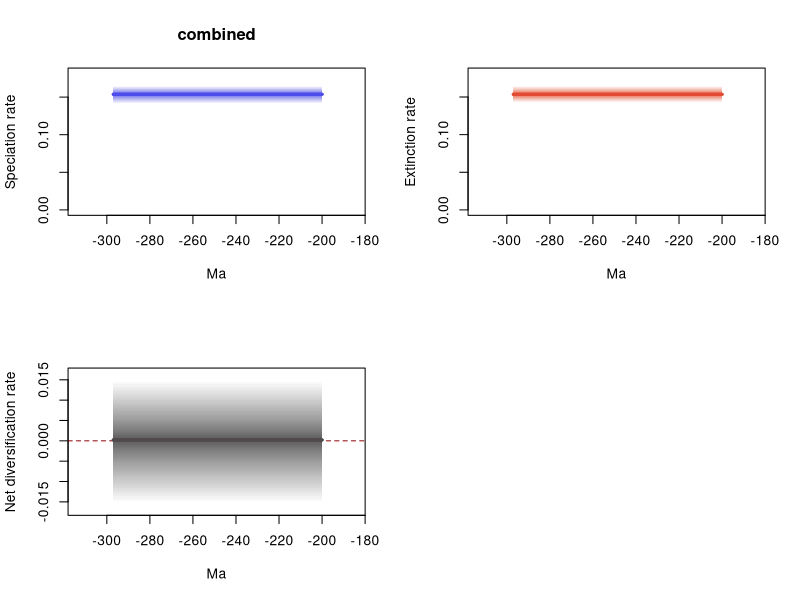

Here is the R script that generated this plot:
# 1 files combined:
# 	C:\Users\SimoesLabAdmin\Documents\BDNN_Arielli\reptilia\mcmc_predictors\B_covar_mcmc\combined_logs_resample_100/combined_10_marginal_rates.log

# 95% HPDs calculated using code from Biopy (https://www.cs.auckland.ac.nz/~yhel002/biopy/)

pdf(file='C:/Users/SimoesLabAdmin/Documents/BDNN_Arielli/reptilia/mcmc_predictors/B_covar_mcmc/combined_logs_resample_100/combined_10_marginal_rates_RTT.pdf',width=10.8, height=8.4)
par(mfrow=c(2,2))
library(scales)
plot_RTT <- function (age,hpd_M,hpd_m,mean_m,color){
    N=100
    beta=(1:(N-1))/N
    alpha_shape=0.25
    cat=1-(beta^(1./alpha_shape))
    for (i in 1:(N-1)){
        trans= 1/N + 2/N
        polygon(c(age, rev(age)), c(hpd_M-((hpd_M-mean_m)*cat[i]), rev(hpd_m+((mean_m-hpd_m)*cat[i]))), col = alpha(color,trans), border = NA)
    }
    lines(rev(age), rev(mean_m), col = color, lwd=3)
}
    
L_hpd_m95=c(NA, NA,NA,NA,NA,NA,NA,NA,NA,NA,NA,NA,NA,NA,NA,NA,NA,NA,NA,NA,NA,NA,NA,NA,NA,NA,NA,NA,NA,NA,NA,NA,NA,NA,NA,NA,NA,NA,NA,NA,NA,NA,NA,NA,NA,NA,NA,NA,NA,NA,NA,NA,NA,NA,NA,NA,NA,NA,NA,NA,NA,NA,NA,NA,NA,NA,NA,NA,NA,NA,NA,NA,NA,NA,NA,NA,NA,NA,NA,NA,NA,NA,NA,NA,NA,NA,NA,NA,NA,NA,NA,NA,NA,NA,NA,NA,NA,NA,NA,NA,NA,NA,NA,NA,NA,NA,NA,NA,NA,NA,NA,NA,NA,NA,NA,NA,NA,NA,NA,NA,NA,NA,NA,NA,NA,NA,NA,NA,NA,NA,NA,NA,NA,NA,NA,NA,NA,NA,NA,NA,NA,NA,NA,NA,NA,NA,NA,NA,NA,NA,NA,NA,NA,NA,NA,NA,NA,NA,NA,NA,NA,NA,NA,NA,NA,NA,NA,NA,NA,NA,NA,NA,NA,NA,NA,NA,NA,NA,NA,NA,NA,NA,NA,NA,NA,NA,NA,NA,NA,NA,NA,NA,NA,NA,NA,NA,NA,NA,NA,NA,0.141296,0.141296,0.141296,0.141296,0.141296,0.141296,0.141296,0.141296,0.141296,0.141296,0.141296,0.141296,0.141296,0.141296,0.141296,0.141296,0.141296,0.141296,0.141296,0.141296,0.141296,0.141296,0.141296,0.141296,0.141296,0.141296,0.141296,0.141296,0.141296,0.141296,0.141296,0.141296,0.141296,0.141296,0.141296,0.141296,0.141296,0.141296,0.141296,0.141296,0.141296,0.141296,0.141296,0.141296,0.141296,0.141296,0.141296,0.141296,0.141296,0.141296,0.141296,0.141296,0.141296,0.141296,0.141296,0.141296,0.141296,0.141296,0.141296,0.141296,0.141296,0.141296,0.141296,0.141296,0.141296,0.141296,0.141296,0.141296,0.141296,0.141296,0.141296,0.141296,0.141296,0.141296,0.141296,0.141296,0.141296,0.141296,0.141296,0.141296,0.141296,0.141296,0.141296,0.141296,0.141296,0.141296,0.141296,0.141296,0.141296,0.141296,0.141296,0.141296,0.141296,0.141296,0.141296,0.141296,0.141296,0.141296)
L_hpd_M95=c(NA, NA,NA,NA,NA,NA,NA,NA,NA,NA,NA,NA,NA,NA,NA,NA,NA,NA,NA,NA,NA,NA,NA,NA,NA,NA,NA,NA,NA,NA,NA,NA,NA,NA,NA,NA,NA,NA,NA,NA,NA,NA,NA,NA,NA,NA,NA,NA,NA,NA,NA,NA,NA,NA,NA,NA,NA,NA,NA,NA,NA,NA,NA,NA,NA,NA,NA,NA,NA,NA,NA,NA,NA,NA,NA,NA,NA,NA,NA,NA,NA,NA,NA,NA,NA,NA,NA,NA,NA,NA,NA,NA,NA,NA,NA,NA,NA,NA,NA,NA,NA,NA,NA,NA,NA,NA,NA,NA,NA,NA,NA,NA,NA,NA,NA,NA,NA,NA,NA,NA,NA,NA,NA,NA,NA,NA,NA,NA,NA,NA,NA,NA,NA,NA,NA,NA,NA,NA,NA,NA,NA,NA,NA,NA,NA,NA,NA,NA,NA,NA,NA,NA,NA,NA,NA,NA,NA,NA,NA,NA,NA,NA,NA,NA,NA,NA,NA,NA,NA,NA,NA,NA,NA,NA,NA,NA,NA,NA,NA,NA,NA,NA,NA,NA,NA,NA,NA,NA,NA,NA,NA,NA,NA,NA,NA,NA,NA,NA,NA,NA,0.164889,0.164889,0.164889,0.164889,0.164889,0.164889,0.164889,0.164889,0.164889,0.164889,0.164889,0.164889,0.164889,0.164889,0.164889,0.164889,0.164889,0.164889,0.164889,0.164889,0.164889,0.164889,0.164889,0.164889,0.164889,0.164889,0.164889,0.164889,0.164889,0.164889,0.164889,0.164889,0.164889,0.164889,0.164889,0.164889,0.164889,0.164889,0.164889,0.164889,0.164889,0.164889,0.164889,0.164889,0.164889,0.164889,0.164889,0.164889,0.164889,0.164889,0.164889,0.164889,0.164889,0.164889,0.164889,0.164889,0.164889,0.164889,0.164889,0.164889,0.164889,0.164889,0.164889,0.164889,0.164889,0.164889,0.164889,0.164889,0.164889,0.164889,0.164889,0.164889,0.164889,0.164889,0.164889,0.164889,0.164889,0.164889,0.164889,0.164889,0.164889,0.164889,0.164889,0.164889,0.164889,0.164889,0.164889,0.164889,0.164889,0.164889,0.164889,0.164889,0.164889,0.164889,0.164889,0.164889,0.164889,0.164889)
M_hpd_m95=c(NA, NA,NA,NA,NA,NA,NA,NA,NA,NA,NA,NA,NA,NA,NA,NA,NA,NA,NA,NA,NA,NA,NA,NA,NA,NA,NA,NA,NA,NA,NA,NA,NA,NA,NA,NA,NA,NA,NA,NA,NA,NA,NA,NA,NA,NA,NA,NA,NA,NA,NA,NA,NA,NA,NA,NA,NA,NA,NA,NA,NA,NA,NA,NA,NA,NA,NA,NA,NA,NA,NA,NA,NA,NA,NA,NA,NA,NA,NA,NA,NA,NA,NA,NA,NA,NA,NA,NA,NA,NA,NA,NA,NA,NA,NA,NA,NA,NA,NA,NA,NA,NA,NA,NA,NA,NA,NA,NA,NA,NA,NA,NA,NA,NA,NA,NA,NA,NA,NA,NA,NA,NA,NA,NA,NA,NA,NA,NA,NA,NA,NA,NA,NA,NA,NA,NA,NA,NA,NA,NA,NA,NA,NA,NA,NA,NA,NA,NA,NA,NA,NA,NA,NA,NA,NA,NA,NA,NA,NA,NA,NA,NA,NA,NA,NA,NA,NA,NA,NA,NA,NA,NA,NA,NA,NA,NA,NA,NA,NA,NA,NA,NA,NA,NA,NA,NA,NA,NA,NA,NA,NA,NA,NA,NA,NA,NA,NA,NA,NA,NA,0.1426,0.1426,0.1426,0.1426,0.1426,0.1426,0.1426,0.1426,0.1426,0.1426,0.1426,0.1426,0.1426,0.1426,0.1426,0.1426,0.1426,0.1426,0.1426,0.1426,0.1426,0.1426,0.1426,0.1426,0.1426,0.1426,0.1426,0.1426,0.1426,0.1426,0.1426,0.1426,0.1426,0.1426,0.1426,0.1426,0.1426,0.1426,0.1426,0.1426,0.1426,0.1426,0.1426,0.1426,0.1426,0.1426,0.1426,0.1426,0.1426,0.1426,0.1426,0.1426,0.1426,0.1426,0.1426,0.1426,0.1426,0.1426,0.1426,0.1426,0.1426,0.1426,0.1426,0.1426,0.1426,0.1426,0.1426,0.1426,0.1426,0.1426,0.1426,0.1426,0.1426,0.1426,0.1426,0.1426,0.1426,0.1426,0.1426,0.1426,0.1426,0.1426,0.1426,0.1426,0.1426,0.1426,0.1426,0.1426,0.1426,0.1426,0.1426,0.1426,0.1426,0.1426,0.1426,0.1426,0.1426,0.1426)
M_hpd_M95=c(NA, NA,NA,NA,NA,NA,NA,NA,NA,NA,NA,NA,NA,NA,NA,NA,NA,NA,NA,NA,NA,NA,NA,NA,NA,NA,NA,NA,NA,NA,NA,NA,NA,NA,NA,NA,NA,NA,NA,NA,NA,NA,NA,NA,NA,NA,NA,NA,NA,NA,NA,NA,NA,NA,NA,NA,NA,NA,NA,NA,NA,NA,NA,NA,NA,NA,NA,NA,NA,NA,NA,NA,NA,NA,NA,NA,NA,NA,NA,NA,NA,NA,NA,NA,NA,NA,NA,NA,NA,NA,NA,NA,NA,NA,NA,NA,NA,NA,NA,NA,NA,NA,NA,NA,NA,NA,NA,NA,NA,NA,NA,NA,NA,NA,NA,NA,NA,NA,NA,NA,NA,NA,NA,NA,NA,NA,NA,NA,NA,NA,NA,NA,NA,NA,NA,NA,NA,NA,NA,NA,NA,NA,NA,NA,NA,NA,NA,NA,NA,NA,NA,NA,NA,NA,NA,NA,NA,NA,NA,NA,NA,NA,NA,NA,NA,NA,NA,NA,NA,NA,NA,NA,NA,NA,NA,NA,NA,NA,NA,NA,NA,NA,NA,NA,NA,NA,NA,NA,NA,NA,NA,NA,NA,NA,NA,NA,NA,NA,NA,NA,0.16472,0.16472,0.16472,0.16472,0.16472,0.16472,0.16472,0.16472,0.16472,0.16472,0.16472,0.16472,0.16472,0.16472,0.16472,0.16472,0.16472,0.16472,0.16472,0.16472,0.16472,0.16472,0.16472,0.16472,0.16472,0.16472,0.16472,0.16472,0.16472,0.16472,0.16472,0.16472,0.16472,0.16472,0.16472,0.16472,0.16472,0.16472,0.16472,0.16472,0.16472,0.16472,0.16472,0.16472,0.16472,0.16472,0.16472,0.16472,0.16472,0.16472,0.16472,0.16472,0.16472,0.16472,0.16472,0.16472,0.16472,0.16472,0.16472,0.16472,0.16472,0.16472,0.16472,0.16472,0.16472,0.16472,0.16472,0.16472,0.16472,0.16472,0.16472,0.16472,0.16472,0.16472,0.16472,0.16472,0.16472,0.16472,0.16472,0.16472,0.16472,0.16472,0.16472,0.16472,0.16472,0.16472,0.16472,0.16472,0.16472,0.16472,0.16472,0.16472,0.16472,0.16472,0.16472,0.16472,0.16472,0.16472)
R_hpd_m95=c(NA, NA,NA,NA,NA,NA,NA,NA,NA,NA,NA,NA,NA,NA,NA,NA,NA,NA,NA,NA,NA,NA,NA,NA,NA,NA,NA,NA,NA,NA,NA,NA,NA,NA,NA,NA,NA,NA,NA,NA,NA,NA,NA,NA,NA,NA,NA,NA,NA,NA,NA,NA,NA,NA,NA,NA,NA,NA,NA,NA,NA,NA,NA,NA,NA,NA,NA,NA,NA,NA,NA,NA,NA,NA,NA,NA,NA,NA,NA,NA,NA,NA,NA,NA,NA,NA,NA,NA,NA,NA,NA,NA,NA,NA,NA,NA,NA,NA,NA,NA,NA,NA,NA,NA,NA,NA,NA,NA,NA,NA,NA,NA,NA,NA,NA,NA,NA,NA,NA,NA,NA,NA,NA,NA,NA,NA,NA,NA,NA,NA,NA,NA,NA,NA,NA,NA,NA,NA,NA,NA,NA,NA,NA,NA,NA,NA,NA,NA,NA,NA,NA,NA,NA,NA,NA,NA,NA,NA,NA,NA,NA,NA,NA,NA,NA,NA,NA,NA,NA,NA,NA,NA,NA,NA,NA,NA,NA,NA,NA,NA,NA,NA,NA,NA,NA,NA,NA,NA,NA,NA,NA,NA,NA,NA,NA,NA,NA,NA,NA,NA,-0.015432,-0.015432,-0.015432,-0.015432,-0.015432,-0.015432,-0.015432,-0.015432,-0.015432,-0.015432,-0.015432,-0.015432,-0.015432,-0.015432,-0.015432,-0.015432,-0.015432,-0.015432,-0.015432,-0.015432,-0.015432,-0.015432,-0.015432,-0.015432,-0.015432,-0.015432,-0.015432,-0.015432,-0.015432,-0.015432,-0.015432,-0.015432,-0.015432,-0.015432,-0.015432,-0.015432,-0.015432,-0.015432,-0.015432,-0.015432,-0.015432,-0.015432,-0.015432,-0.015432,-0.015432,-0.015432,-0.015432,-0.015432,-0.015432,-0.015432,-0.015432,-0.015432,-0.015432,-0.015432,-0.015432,-0.015432,-0.015432,-0.015432,-0.015432,-0.015432,-0.015432,-0.015432,-0.015432,-0.015432,-0.015432,-0.015432,-0.015432,-0.015432,-0.015432,-0.015432,-0.015432,-0.015432,-0.015432,-0.015432,-0.015432,-0.015432,-0.015432,-0.015432,-0.015432,-0.015432,-0.015432,-0.015432,-0.015432,-0.015432,-0.015432,-0.015432,-0.015432,-0.015432,-0.015432,-0.015432,-0.015432,-0.015432,-0.015432,-0.015432,-0.015432,-0.015432,-0.015432,-0.015432)
R_hpd_M95=c(NA, NA,NA,NA,NA,NA,NA,NA,NA,NA,NA,NA,NA,NA,NA,NA,NA,NA,NA,NA,NA,NA,NA,NA,NA,NA,NA,NA,NA,NA,NA,NA,NA,NA,NA,NA,NA,NA,NA,NA,NA,NA,NA,NA,NA,NA,NA,NA,NA,NA,NA,NA,NA,NA,NA,NA,NA,NA,NA,NA,NA,NA,NA,NA,NA,NA,NA,NA,NA,NA,NA,NA,NA,NA,NA,NA,NA,NA,NA,NA,NA,NA,NA,NA,NA,NA,NA,NA,NA,NA,NA,NA,NA,NA,NA,NA,NA,NA,NA,NA,NA,NA,NA,NA,NA,NA,NA,NA,NA,NA,NA,NA,NA,NA,NA,NA,NA,NA,NA,NA,NA,NA,NA,NA,NA,NA,NA,NA,NA,NA,NA,NA,NA,NA,NA,NA,NA,NA,NA,NA,NA,NA,NA,NA,NA,NA,NA,NA,NA,NA,NA,NA,NA,NA,NA,NA,NA,NA,NA,NA,NA,NA,NA,NA,NA,NA,NA,NA,NA,NA,NA,NA,NA,NA,NA,NA,NA,NA,NA,NA,NA,NA,NA,NA,NA,NA,NA,NA,NA,NA,NA,NA,NA,NA,NA,NA,NA,NA,NA,NA,0.015041,0.015041,0.015041,0.015041,0.015041,0.015041,0.015041,0.015041,0.015041,0.015041,0.015041,0.015041,0.015041,0.015041,0.015041,0.015041,0.015041,0.015041,0.015041,0.015041,0.015041,0.015041,0.015041,0.015041,0.015041,0.015041,0.015041,0.015041,0.015041,0.015041,0.015041,0.015041,0.015041,0.015041,0.015041,0.015041,0.015041,0.015041,0.015041,0.015041,0.015041,0.015041,0.015041,0.015041,0.015041,0.015041,0.015041,0.015041,0.015041,0.015041,0.015041,0.015041,0.015041,0.015041,0.015041,0.015041,0.015041,0.015041,0.015041,0.015041,0.015041,0.015041,0.015041,0.015041,0.015041,0.015041,0.015041,0.015041,0.015041,0.015041,0.015041,0.015041,0.015041,0.015041,0.015041,0.015041,0.015041,0.015041,0.015041,0.015041,0.015041,0.015041,0.015041,0.015041,0.015041,0.015041,0.015041,0.015041,0.015041,0.015041,0.015041,0.015041,0.015041,0.015041,0.015041,0.015041,0.015041,0.015041)
L_mean=c(NA, NA,NA,NA,NA,NA,NA,NA,NA,NA,NA,NA,NA,NA,NA,NA,NA,NA,NA,NA,NA,NA,NA,NA,NA,NA,NA,NA,NA,NA,NA,NA,NA,NA,NA,NA,NA,NA,NA,NA,NA,NA,NA,NA,NA,NA,NA,NA,NA,NA,NA,NA,NA,NA,NA,NA,NA,NA,NA,NA,NA,NA,NA,NA,NA,NA,NA,NA,NA,NA,NA,NA,NA,NA,NA,NA,NA,NA,NA,NA,NA,NA,NA,NA,NA,NA,NA,NA,NA,NA,NA,NA,NA,NA,NA,NA,NA,NA,NA,NA,NA,NA,NA,NA,NA,NA,NA,NA,NA,NA,NA,NA,NA,NA,NA,NA,NA,NA,NA,NA,NA,NA,NA,NA,NA,NA,NA,NA,NA,NA,NA,NA,NA,NA,NA,NA,NA,NA,NA,NA,NA,NA,NA,NA,NA,NA,NA,NA,NA,NA,NA,NA,NA,NA,NA,NA,NA,NA,NA,NA,NA,NA,NA,NA,NA,NA,NA,NA,NA,NA,NA,NA,NA,NA,NA,NA,NA,NA,NA,NA,NA,NA,NA,NA,NA,NA,NA,NA,NA,NA,NA,NA,NA,NA,NA,NA,NA,NA,NA,NA,0.153767673,0.153767673,0.153767673,0.153767673,0.153767673,0.153767673,0.153767673,0.153767673,0.153767673,0.153767673,0.153767673,0.153767673,0.153767673,0.153767673,0.153767673,0.153767673,0.153767673,0.153767673,0.153767673,0.153767673,0.153767673,0.153767673,0.153767673,0.153767673,0.153767673,0.153767673,0.153767673,0.153767673,0.153767673,0.153767673,0.153767673,0.153767673,0.153767673,0.153767673,0.153767673,0.153767673,0.153767673,0.153767673,0.153767673,0.153767673,0.153767673,0.153767673,0.153767673,0.153767673,0.153767673,0.153767673,0.153767673,0.153767673,0.153767673,0.153767673,0.153767673,0.153767673,0.153767673,0.153767673,0.153767673,0.153767673,0.153767673,0.153767673,0.153767673,0.153767673,0.153767673,0.153767673,0.153767673,0.153767673,0.153767673,0.153767673,0.153767673,0.153767673,0.153767673,0.153767673,0.153767673,0.153767673,0.153767673,0.153767673,0.153767673,0.153767673,0.153767673,0.153767673,0.153767673,0.153767673,0.153767673,0.153767673,0.153767673,0.153767673,0.153767673,0.153767673,0.153767673,0.153767673,0.153767673,0.153767673,0.153767673,0.153767673,0.153767673,0.153767673,0.153767673,0.153767673,0.153767673,0.153767673)
M_mean=c(NA, NA,NA,NA,NA,NA,NA,NA,NA,NA,NA,NA,NA,NA,NA,NA,NA,NA,NA,NA,NA,NA,NA,NA,NA,NA,NA,NA,NA,NA,NA,NA,NA,NA,NA,NA,NA,NA,NA,NA,NA,NA,NA,NA,NA,NA,NA,NA,NA,NA,NA,NA,NA,NA,NA,NA,NA,NA,NA,NA,NA,NA,NA,NA,NA,NA,NA,NA,NA,NA,NA,NA,NA,NA,NA,NA,NA,NA,NA,NA,NA,NA,NA,NA,NA,NA,NA,NA,NA,NA,NA,NA,NA,NA,NA,NA,NA,NA,NA,NA,NA,NA,NA,NA,NA,NA,NA,NA,NA,NA,NA,NA,NA,NA,NA,NA,NA,NA,NA,NA,NA,NA,NA,NA,NA,NA,NA,NA,NA,NA,NA,NA,NA,NA,NA,NA,NA,NA,NA,NA,NA,NA,NA,NA,NA,NA,NA,NA,NA,NA,NA,NA,NA,NA,NA,NA,NA,NA,NA,NA,NA,NA,NA,NA,NA,NA,NA,NA,NA,NA,NA,NA,NA,NA,NA,NA,NA,NA,NA,NA,NA,NA,NA,NA,NA,NA,NA,NA,NA,NA,NA,NA,NA,NA,NA,NA,NA,NA,NA,NA,0.153538665,0.153538665,0.153538665,0.153538665,0.153538665,0.153538665,0.153538665,0.153538665,0.153538665,0.153538665,0.153538665,0.153538665,0.153538665,0.153538665,0.153538665,0.153538665,0.153538665,0.153538665,0.153538665,0.153538665,0.153538665,0.153538665,0.153538665,0.153538665,0.153538665,0.153538665,0.153538665,0.153538665,0.153538665,0.153538665,0.153538665,0.153538665,0.153538665,0.153538665,0.153538665,0.153538665,0.153538665,0.153538665,0.153538665,0.153538665,0.153538665,0.153538665,0.153538665,0.153538665,0.153538665,0.153538665,0.153538665,0.153538665,0.153538665,0.153538665,0.153538665,0.153538665,0.153538665,0.153538665,0.153538665,0.153538665,0.153538665,0.153538665,0.153538665,0.153538665,0.153538665,0.153538665,0.153538665,0.153538665,0.153538665,0.153538665,0.153538665,0.153538665,0.153538665,0.153538665,0.153538665,0.153538665,0.153538665,0.153538665,0.153538665,0.153538665,0.153538665,0.153538665,0.153538665,0.153538665,0.153538665,0.153538665,0.153538665,0.153538665,0.153538665,0.153538665,0.153538665,0.153538665,0.153538665,0.153538665,0.153538665,0.153538665,0.153538665,0.153538665,0.153538665,0.153538665,0.153538665,0.153538665)
R_mean=c(NA, NA,NA,NA,NA,NA,NA,NA,NA,NA,NA,NA,NA,NA,NA,NA,NA,NA,NA,NA,NA,NA,NA,NA,NA,NA,NA,NA,NA,NA,NA,NA,NA,NA,NA,NA,NA,NA,NA,NA,NA,NA,NA,NA,NA,NA,NA,NA,NA,NA,NA,NA,NA,NA,NA,NA,NA,NA,NA,NA,NA,NA,NA,NA,NA,NA,NA,NA,NA,NA,NA,NA,NA,NA,NA,NA,NA,NA,NA,NA,NA,NA,NA,NA,NA,NA,NA,NA,NA,NA,NA,NA,NA,NA,NA,NA,NA,NA,NA,NA,NA,NA,NA,NA,NA,NA,NA,NA,NA,NA,NA,NA,NA,NA,NA,NA,NA,NA,NA,NA,NA,NA,NA,NA,NA,NA,NA,NA,NA,NA,NA,NA,NA,NA,NA,NA,NA,NA,NA,NA,NA,NA,NA,NA,NA,NA,NA,NA,NA,NA,NA,NA,NA,NA,NA,NA,NA,NA,NA,NA,NA,NA,NA,NA,NA,NA,NA,NA,NA,NA,NA,NA,NA,NA,NA,NA,NA,NA,NA,NA,NA,NA,NA,NA,NA,NA,NA,NA,NA,NA,NA,NA,NA,NA,NA,NA,NA,NA,NA,NA,0.000229031,0.000229031,0.000229031,0.000229031,0.000229031,0.000229031,0.000229031,0.000229031,0.000229031,0.000229031,0.000229031,0.000229031,0.000229031,0.000229031,0.000229031,0.000229031,0.000229031,0.000229031,0.000229031,0.000229031,0.000229031,0.000229031,0.000229031,0.000229031,0.000229031,0.000229031,0.000229031,0.000229031,0.000229031,0.000229031,0.000229031,0.000229031,0.000229031,0.000229031,0.000229031,0.000229031,0.000229031,0.000229031,0.000229031,0.000229031,0.000229031,0.000229031,0.000229031,0.000229031,0.000229031,0.000229031,0.000229031,0.000229031,0.000229031,0.000229031,0.000229031,0.000229031,0.000229031,0.000229031,0.000229031,0.000229031,0.000229031,0.000229031,0.000229031,0.000229031,0.000229031,0.000229031,0.000229031,0.000229031,0.000229031,0.000229031,0.000229031,0.000229031,0.000229031,0.000229031,0.000229031,0.000229031,0.000229031,0.000229031,0.000229031,0.000229031,0.000229031,0.000229031,0.000229031,0.000229031,0.000229031,0.000229031,0.000229031,0.000229031,0.000229031,0.000229031,0.000229031,0.000229031,0.000229031,0.000229031,0.000229031,0.000229031,0.000229031,0.000229031,0.000229031,0.000229031,0.000229031,0.000229031)
trans=0.5
age=(0:(298-1))* -1
plot(age,age,type = 'n', ylim = c(0, 0.18137790000000004), xlim = c(-312.9,-185.1), ylab = 'Speciation rate', xlab = 'Ma',main='combined' )
plot_RTT(age,L_hpd_M95,L_hpd_m95,L_mean,"#4c4cec")
lines(rev(age), rev(L_mean), col = "#4c4cec", lwd=3)
plot(age,age,type = 'n', ylim = c(0, 0.18119200000000002), xlim = c(-312.9,-185.1), ylab = 'Extinction rate', xlab = 'Ma' )
plot_RTT(age,M_hpd_M95,M_hpd_m95,M_mean,"#e34a33")
lines(rev(age), rev(M_mean), col = "#e34a33", lwd=3)
plot(age,age,type = 'n', ylim = c(-0.0169752, 0.016545100000000004), xlim = c(-312.9,-185.1), ylab = 'Net diversification rate', xlab = 'Ma' )
abline(h=0,lty=2,col="darkred")
plot_RTT(age,R_hpd_M95,R_hpd_m95,R_mean,"#504A4B")
lines(rev(age), rev(R_mean), col = "#504A4B", lwd=3)
n <- dev.off()
